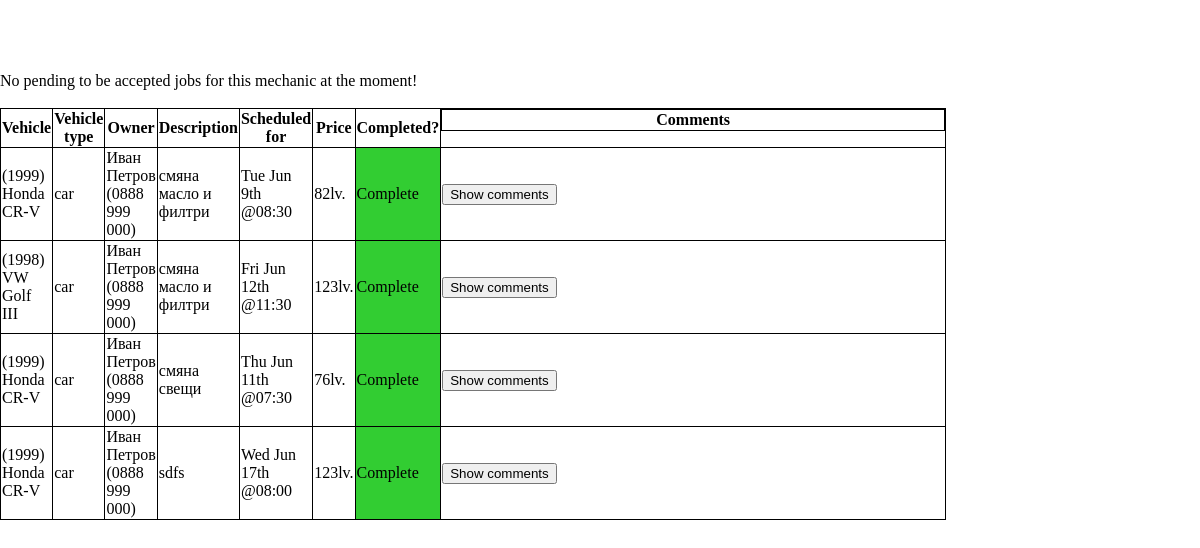
The app's page /queue.php (signed in) with its own data.
### tables this page shows
CREATE TABLE IF NOT EXISTS `jobs` (
`id` int(11) NOT NULL COMMENT 'unique id of the job\nnot null; primary key; auto incremental',
  `car_id` int(11) NOT NULL COMMENT 'the id of the car the job''s being performed on',
  `mechanic_id` int(11) NOT NULL COMMENT 'the id of the user (mechanic) that''s performing the job',
  `description` varchar(45) NOT NULL COMMENT 'description of the job',
  `price` float NOT NULL COMMENT 'price of the current job',
  `status` tinyint(1) NOT NULL COMMENT 'bool status of the job:\n0 = active\n1 = finished',
  `timestamp` int(11) NOT NULL COMMENT 'timestamp the job should begin',
  `duration` int(11) NOT NULL COMMENT 'estimated duration in minutes'
);

CREATE TABLE IF NOT EXISTS `cars` (
`id` int(11) NOT NULL COMMENT 'unique id for each car entry\nprimary key in the table, not null and auto icremental',
  `owner_id` int(11) NOT NULL COMMENT 'id of the owner - foreign key to users.id\nnot null',
  `made` varchar(45) DEFAULT NULL COMMENT 'made of the car',
  `model` varchar(45) DEFAULT NULL COMMENT 'model of the car',
  `year` int(11) DEFAULT NULL COMMENT 'year of first registration',
  `cat` varchar(45) NOT NULL COMMENT 'category: car, bus, truck, bycicle, etc.'
);

CREATE TABLE IF NOT EXISTS `users` (
`id` int(11) NOT NULL COMMENT 'unique id for the table;\nnot null\nprimary key, auto incremental',
  `uname` varchar(45) DEFAULT NULL COMMENT 'chosen username; unique',
  `fname` varchar(45) DEFAULT NULL COMMENT 'first name of the user',
  `mname` varchar(45) DEFAULT NULL COMMENT 'middle name of the user',
  `lname` varchar(45) DEFAULT NULL COMMENT 'last name of the user',
  `type` tinyint(1) DEFAULT NULL COMMENT 'bool type fo the user:\n0 = mechanic\n1 = client',
  `phone` varchar(45) DEFAULT NULL COMMENT 'phone for contact',
  `address` varchar(45) DEFAULT NULL COMMENT 'address of the user',
  `pass` varchar(45) DEFAULT NULL COMMENT 'password \nwill be stored as md5 hash;\nprobably the hash will be pulled out of the concatenated string of the user name and password in order to increase the security and prevent dictionary and bruteforce attacks.',
  `email` varchar(45) DEFAULT NULL COMMENT 'email of the user'
);

### queue.php (the view, shortened to what this page needs)
<?php
require_once 'db_connection.php';
$job_list = @mysqli_fetch_all(mysqli_query($connection, "SELECT * FROM jobs WHERE car_id IN (SELECT id FROM cars WHERE owner_id = (SELECT id FROM users WHERE uname='".$_SESSION['uname']."'))"), MYSQLI_ASSOC);
$mech_job_list = @mysqli_fetch_all(mysqli_query($connection, "SELECT * FROM jobs WHERE mechanic_id IN (SELECT id FROM users WHERE uname='".$_SESSION['uname']."') AND status !=99"), MYSQLI_ASSOC);
$mech_job_unassigned = @mysqli_fetch_all(mysqli_query($connection, "SELECT * FROM jobs WHERE status = 99 AND mechanic_id = (SELECT id FROM users WHERE uname='".$_SESSION['uname']."')"), MYSQLI_ASSOC);
?>
<html>
<head>
    <link rel="stylesheet" type="text/css" href="style.css" />
<?php
$customer = mysqli_fetch_assoc(mysqli_query($connection, "SELECT * FROM users WHERE uname = '".$_SESSION['uname']."'"))['type'];
 ?>
</head>
<body >
    <?php
    if ($customer == "1"){
        if (count($job_list)==0){
            echo "No jobs have been entered for this user yet. If you want to add one - click on the button bellow.<br><br>";}
        else {
            echo "<table class='my_jobs'><tr><th>Vehicle</th><th>Vehicle type</th><th>Mechanic</th><th>Address</th><th>Description</th><th>Scheduled for</th><th>Price</th><th>Completed?</th><th class=\"comments\">Comments</th></tr>";
            foreach ($job_list as $job){
                $car = mysqli_fetch_assoc(mysqli_query($connection, "SELECT * FROM cars WHERE id ='".$job['car_id']."'"));
                $mechanic = mysqli_fetch_assoc(mysqli_query($connection, "SELECT * FROM users WHERE id ='".$job['mechanic_id']."'"));
                if ($job['status'] == "1") $status = "Complete"; else if ($job['status']=="0") $status = "In progress"; else $status="Pending";
                $comments = @mysqli_fetch_all(mysqli_query($connection, "SELECT * FROM comments WHERE job_id = '".$job['id']."' ORDER BY id"), MYSQLI_ASSOC);
                echo "<tr><td>(".$car['year'].") ".$car['made']." ".$car['model']."</td><td>".$car['cat']."</td><td>".$mechanic['fname']." ".$mechanic['lname']."</td><td>".$mechanic['address']."</td><td>".$job['description']."</td><td>".date("D M jS @H:i", $job['timestamp'])."</td><td>".$job['price']."lv.</td>";
                if($status == "Complete") echo "<td class=\"job_compl\">".$status."</td>";
                if($status == "In progress") echo "<td class=\"job_prog\">".$status."</td>";
                if($status == "Pending") echo "<td class=\"job_pend\">".$status."</td>";
                echo "<td><button type=\"button\" ";
                if (!isset($comments)) echo "disabled=\"disabled\"";
                echo "id=\"trigg".$job['id']."\">Show comments</button><br><div id=\"comm".$job['id']."\" style=\"display:none;\">";
                echo "<table>";
                foreach ($comments as $comm){
                    $author = mysqli_fetch_assoc(mysqli_query($connection, "SELECT * FROM users WHERE id = '".$comm['author_id']."'"));
                    if ($author['type'] == "1") $role = "Cust"; else $role = "Mech";
                    echo "<tr><td style=\"width:25%; display:inline-block;\">By ".$author['fname']." ".$author['lname']." (".$role.") on ".date("D M jS @H:i", $comm['timestamp'])."</td><td width=\"65%\">".$comm['comment']."</td></tr>";
                }
                echo "<table></table><form target=\"_self\" action=\"add_com.php\" method=\"POST\"><input type=\"hidden\" name=\"job_id\" value=\"".$job['id']."\"><textarea name=\"text\"></textarea><br/><button type=\"submit\">Comment</button></form>";
                echo "</div></td></tr>";
            }
            echo "</table><br/>\n\n";
            echo "<button type='button' class='add_btn'>Add a new job</button>\n<button type='button' class='cls_btn' style='display: none;'>Close</button>\n";
            echo "<div class='add_job' style='display:none'";
            echo ">\n<form target=\"_self\" action=\"add_job.php\" id=\"add_job\" method=\"POST\">\n";
            echo "<label for=\"vehicle\">For Vehicle</label><select name=\"car_id\" id=\"car_id\">\n";
                $cars = mysqli_fetch_all(mysqli_query($connection, "SELECT * FROM cars WHERE owner_id = (SELECT id FROM users WHERE uname = '". $_SESSION['uname'] ."')" ));
                foreach ($cars as $vehicle){
                    echo "<option value='".$vehicle[0]."'>(".$vehicle[4].") ". $vehicle[2]. " " . $vehicle[3]."</option>\n";
                }
            echo "</select> <br/>\n";
            echo "<label for=\"for_mech\">Mechanic</label><select name=\"for_mech\" id=\"for_mech\">\n";
                $mechs = @mysqli_fetch_all(mysqli_query($connection, "SELECT * FROM users WHERE type = 0" ), MYSQLI_ASSOC);
                foreach ($mechs as $mech){
                    echo "<option value='".$mech['id']."'>".$mech['fname']." ". $mech['lname']. " - " . $mech['phone']." @".$mech['address']."</option>\n";
                }
            echo "</select><br>\n";
            echo "<label for=\"desc\">Description</label><textarea name=\"desc\" id=\"desc\"></textarea> <br/>\n";
            echo "<label for=\"time\">Time</label><input type=\"date\" name=\"date\" min=\"". date("Y-m-d",strtotime('Tomorrow'))."\" max=\"". date("Y-m-d",strtotime('+1 week next Friday'))."\" />\n";
            echo "<br/><button type=\"submit\">Add</button>\n</form>\n</div>";
    }
    } else{
        if (count($mech_job_unassigned)==0){
            echo "No pending to be accepted jobs for this mechanic at the moment!<br><br>";}
        if (count($mech_job_list)==0){
            echo "No jobs have been entered for this mechanic yet. If you want to add one - click on the button bellow.<br><br>";}
        else {
            echo "<table class='my_jobs'><tr><th>Vehicle</th><th>Vehicle type</th><th>Owner</th><th>Description</th><th>Scheduled for</th><th>Price</th><th>Completed?</th><th class=\"comments\">Comments</th></tr>";
            foreach ($mech_job_list as $job){
                $car = mysqli_fetch_assoc(mysqli_query($connection, "SELECT * FROM cars WHERE id ='".$job['car_id']."'"));
                $owner = mysqli_fetch_assoc(mysqli_query($connection, "SELECT * FROM users WHERE id = (SELECT owner_id FROM cars WHERE id ='".$job['car_id']."')"));
                if ($job['status'] == "1") $status = "Complete"; else if ($job['status']=="0") $status = "In progress"; else $status="Pending";
                echo "<tr><td>(".$car['year'].") ".$car['made']." ".$car['model']."</td><td>".$car['cat']."</td><td>".$owner['fname']." ".$owner['lname']." (".$owner['phone'].")</td><td>".$job['description']."</td><td>".date("D M jS @H:i", $job['timestamp'])."</td><td>".$job['price']."lv.</td>";
                if($status == "Complete") echo "<td class=\"job_compl\">".$status."<br></td>";
                echo "<td><button type=\"button\" ";
                echo "id=\"mtrigg".$job['id']."\">Show comments</button><br><div id=\"mcomm".$job['id']."\" style=\"display:none;\">";
                echo "</div></td></tr>";
            }
            echo "</table>";
        }
    }
    ?>
</body>
</html>

### style.css (style rules this page uses)
body { margin: 0px; padding: 0px; top:0px; left:0px; }
.my_cars, .my_cars tr, .my_cars th, .my_cars td, .my_jobs, .my_jobs tr, .my_jobs th, .my_jobs td { width: 500px; border: 1px solid black; border-collapse: collapse; }
.comments { width: 400px; display: inline-block; white-space: nowrap; overflow: hidden; }
.job_compl { background-color:limegreen; }

### records on screen
jobs: car.year "1999", car.made "Honda", car.model "CR-V", car.cat "car", users.fname "Иван", users.lname "Петров", users.phone "0888 999 000", description "смяна масло и филтри", timestamp "Tue Jun 9th @08:30", price "82", status "Complete"
jobs: car.year "1998", car.made "VW", car.model "Golf III", car.cat "car", users.fname "Иван", users.lname "Петров", users.phone "0888 999 000", description "смяна масло и филтри", timestamp "Fri Jun 12th @11:30", price "123", status "Complete"
jobs: car.year "1999", car.made "Honda", car.model "CR-V", car.cat "car", users.fname "Иван", users.lname "Петров", users.phone "0888 999 000", description "смяна свещи", timestamp "Thu Jun 11th @07:30", price "76", status "Complete"
jobs: car.year "1999", car.made "Honda", car.model "CR-V", car.cat "car", users.fname "Иван", users.lname "Петров", users.phone "0888 999 000", description "sdfs", timestamp "Wed Jun 17th @08:00", price "123", status "Complete"
